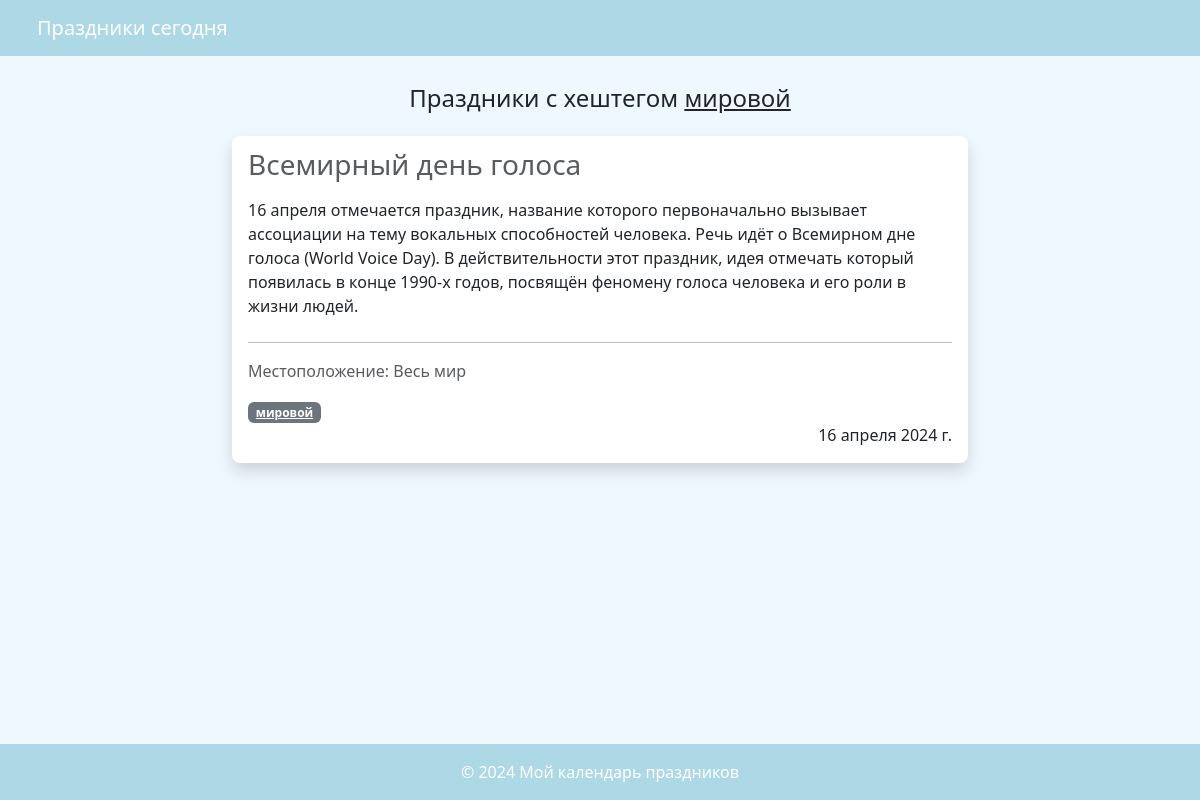
The page /hashtag/mirovoi/ on the database as committed earlier.
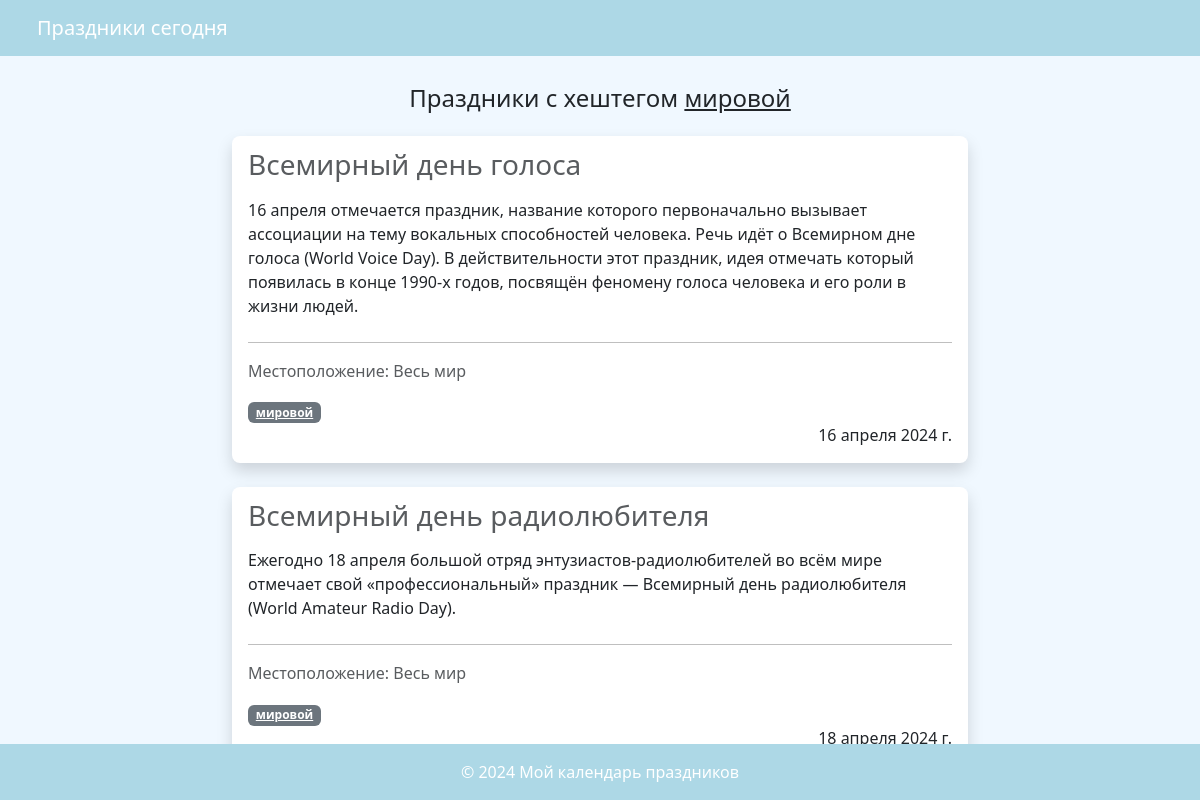
The same page on the database as committed later.
### calendar_app/models.py (models this page shows, shortened)
class Holiday(models.Model):
    name = models.CharField(max_length=100, verbose_name="Праздник")
    date = models.DateField(verbose_name="Дата")
    description = models.TextField(verbose_name="Описание")
    category = models.ForeignKey(
        Category, on_delete=models.CASCADE, verbose_name="Категория"
    )  # Связь с моделью Category
    location = models.ForeignKey(
        Location, on_delete=models.CASCADE, verbose_name="Местоположение"
    )  # Связь с моделью Location
    hashtags = models.ManyToManyField(Hashtag, verbose_name="Хэштеги")

class Location(models.Model):
    name = models.CharField(
        max_length=100, verbose_name="Местоположение", null=True, blank=True
    )
    def __str__(self):
        return self.name

class Hashtag(models.Model):
    name = models.CharField(max_length=100, db_index=True, verbose_name="Хэштег")
    slug = models.SlugField(max_length=100, unique=True, blank=True)

### calendar_app/views.py (the view)
def get_holidays_by_hashtag(request, hashtag):
    try:
        hashtag_obj = Hashtag.objects.get(slug=hashtag)
        holidays = Holiday.objects.filter(hashtags=hashtag_obj)
        return render(
            request, "calendar_app/holidays_by_hashtag.html", {"holidays": holidays, "hashtag": hashtag_obj.name}
        )
    except Hashtag.DoesNotExist:
        return render(
            request,
            "calendar_app/holidays_by_hashtag.html",
            {"error_message": "Хештег не найден"},
        )

### calendar_app/templates/calendar_app/holidays_by_hashtag.html (shortened to what this page needs)
{% extends 'base.html' %}
{% block content %}
    <div class="row justify-content-center mt-4">
        <p class="text-center" style="font-size: 24px; margin-bottom: 20px;">Праздники с хештегом <u>{{ hashtag }}</u></p>
        <div class="col-md-8">
            {% for holiday in holidays %}
                <div class="card mb-4 border-0 rounded-3 shadow">
                    <div class="card-body">
                        <h3 class="card-subtitle mb-3 text-muted">{{ holiday.name }}</h3>
                        <p class="card-text mb-4">{{ holiday.description }}</p>
                        <hr style="border-top: 1px solid #000;">
                        <p class="card-text text-muted">Местоположение: {{ holiday.location }}</p>
                        <div class="mt-3">
                            {% for hashtag in holiday.hashtags.all %}
                                <a href="{% url 'holidays_by_hashtag' hashtag=hashtag.slug %}" class="badge bg-secondary">{{ hashtag.name }}</a>
                            {% endfor %}
                        </div>
                        <p class="card-text text-right" style="text-align: right;">{{ holiday.date }}</p>
                    </div>
                </div>
            {% empty %}
                <div class="card border-0 rounded-3 shadow mb-4">
                    <div class="card-body">
                        <p class="card-text text-muted text-center">Нет праздников с этим хештегом.</p>
                    </div>
                </div>
            {% endfor %}
        </div>
    </div>
{% endblock %}

Rows that differ between the two databases and show on the page:
added Holiday: name "Всемирный день радиолюбителя", description "Ежегодно 18 апреля большой отряд энтузиастов-радиолюбителей во всём мире отмечает свой «профессиональный» праздник — Всемирный день радиолюбителя (World Amateur Radio Day).", location "Весь мир", date "18 апреля 2024 г.", Hashtag (name "мировой")
